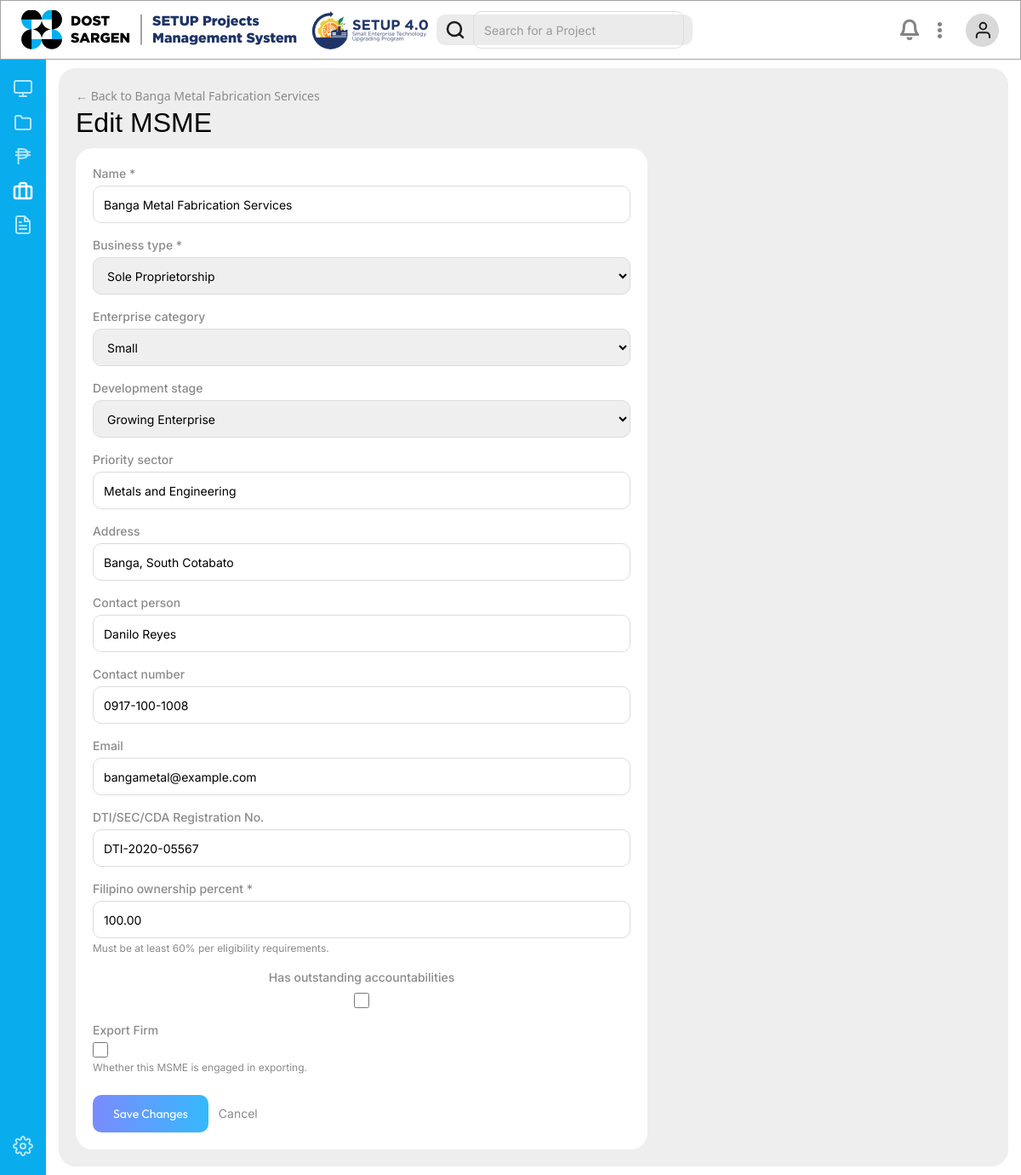
Screenshot of /msmes/82/edit/ with the database file from the repository.
### monitoring/models.py (models this page shows, shortened)
class Cooperator(models.Model):
    BUSINESS_TYPE_CHOICES = [
        ('sole_proprietorship', 'Sole Proprietorship'),
        ('partnership', 'Partnership'),
        ('corporation', 'Corporation'),
        ('cooperative', 'Cooperative'),
        ('industry_association', 'Industry Association'),
        ('lgu', 'Local Government Unit'),
        ('suc', 'State University/College'),
        ('other', 'Other'),
    ]
    ENTERPRISE_CATEGORY_CHOICES = [
        ('micro', 'Micro'),
        ('small', 'Small'),
        ('medium', 'Medium'),
    ]
    DEVELOPMENT_STAGE_CHOICES = [
        ('developing', 'Developing Enterprise'),
        ('growing', 'Growing Enterprise'),
        ('expanding', 'Expanding and Innovating Enterprise'),
    ]
    name = models.CharField(max_length=255)
    business_type = models.CharField(max_length=30, choices=BUSINESS_TYPE_CHOICES)
    enterprise_category = models.CharField(max_length=10, choices=ENTERPRISE_CATEGORY_CHOICES, blank=True)
    development_stage = models.CharField(max_length=15, choices=DEVELOPMENT_STAGE_CHOICES, blank=True)
    priority_sector = models.CharField(max_length=100, blank=True)
    address = models.CharField(max_length=255, blank=True)
    contact_person = models.CharField(max_length=255, blank=True)
    contact_number = models.CharField(max_length=50, blank=True)
    email = models.EmailField(blank=True)
    dti_sec_cda_registration_no = models.CharField(
        "DTI/SEC/CDA Registration No.", max_length=100, blank=True
    )
    filipino_ownership_percent = models.DecimalField(
        max_digits=5, decimal_places=2, default=Decimal("100.00"),
        help_text="Must be at least 60% per eligibility requirements."
    )
    has_outstanding_accountabilities = models.BooleanField(default=False)
    is_export_firm = models.BooleanField(
        "Export Firm", default=False,
        help_text="Whether this MSME is engaged in exporting.",
    )
    created_at = models.DateTimeField(auto_now_add=True)
    updated_at = models.DateTimeField(auto_now=True)
    class Meta:
        verbose_name = "MSME"
        verbose_name_plural = "MSMEs"

### monitoring/views.py (the view)
# urls.py: path('msmes/<int:pk>/edit/', views.msme_edit, name='msme_edit'),
def msme_edit(request, pk):
    msme = get_object_or_404(Cooperator, pk=pk)
    if request.method == 'POST':
        form = CooperatorForm(request.POST, instance=msme)
        if form.is_valid():
            form.save()
            messages.success(request, f"MSME '{msme.name}' updated.")
            return redirect('msme_detail', pk=msme.pk)
        messages.error(request, "Couldn't save — please check the form.")
    else:
        form = CooperatorForm(instance=msme)
    return render(request, "monitoring/msme_form.html", {"form": form, "msme": msme, "is_edit": True, "active_page": "msmes"})

### monitoring/forms.py
class CooperatorForm(forms.ModelForm):
    class Meta:
        model = Cooperator
        fields = [
            'name', 'business_type', 'enterprise_category', 'development_stage',
            'priority_sector', 'address', 'contact_person', 'contact_number', 'email',
            'dti_sec_cda_registration_no', 'filipino_ownership_percent',
            'has_outstanding_accountabilities', 'is_export_firm',
        ]

### monitoring/templates/monitoring/msme_form.html (shortened to what this page needs)
{% extends "monitoring/base.html" %}
{% load static %}
{% block content %}
<div class="flex min-h-full flex-col gap-2.5 rounded-[20px] bg-[#eeeeee] p-5">
    <div>
        {% if is_edit %}
        <a href="{% url 'msme_detail' msme.pk %}" class="text-sm text-[#8a8a8a] hover:underline">← Back to {{ msme.name }}</a>
        {% else %}
        <a href="{% url 'msme_list' %}" class="text-sm text-[#8a8a8a] hover:underline">← Back to MSMEs</a>
        {% endif %}
        <h1 class="font-['Arial-Regular',_sans-serif] text-[32px] text-black leading-tight">
            {% if is_edit %}Edit MSME{% else %}Add MSME{% endif %}
        </h1>
    </div>
    <div class="rounded-[20px] bg-white p-5 max-w-2xl">
        <form method="post" class="flex flex-col gap-4">
            {% for field in form %}
            <div class="flex flex-col gap-1 {% if field.name == 'has_outstanding_accountabilities' %}flex-row items-center gap-2{% endif %}">
                <label for="{{ field.id_for_label }}" class="font-['Inter',_sans-serif] text-sm font-medium text-[#8a8a8a]">
                    {{ field.label }}{% if field.field.required %} *{% endif %}
                </label>
                {{ field }}
                {% if field.help_text %}
                <span class="font-['Inter',_sans-serif] text-xs text-[#8a8a8a]">{{ field.help_text }}</span>
                {% endif %}
            </div>
            {% endfor %}
            <div class="flex items-center gap-3 mt-2">
                <button type="submit"
                    class="h-11 rounded-[10px] px-6 font-['Outfit',_sans-serif] text-sm text-white"
                    style="background: linear-gradient(270deg, rgba(53,185,254,1) 0%, rgba(123,139,253,1) 100%);">
                    {% if is_edit %}Save Changes{% else %}Save MSME{% endif %}
                </button>
                <a href="{% if is_edit %}{% url 'msme_detail' msme.pk %}{% else %}{% url 'msme_list' %}{% endif %}"
                    class="font-['Inter',_sans-serif] text-sm text-[#8a8a8a] hover:underline">
                    Cancel
                </a>
            </div>
        </form>
    </div>
</div>
{% endblock %}

### monitoring/templates/monitoring/msme_form.html (style rules this page uses)
form select, form textarea, form input[type="text"], form input[type="number"], form input[type="email"], form input[type="date"] { height: 44px; border-radius: 10px; border: 1px solid #dcdcdc; padding: 0 12px; font-family: 'Inter', sans-serif; font-size: 14px; }
form input[type="checkbox"] { width: 18px; height: 18px; }

### rows the page displays
Cooperator: name "Banga Metal Fabrication Services", form "Banga Metal Fabrication Services" "Sole Proprietorship" "Small" "Growing Enterprise" "Metals and Engineering" "Banga, South Cotabato" "Danilo Reyes" "0917-100-1008" "bangametal@example.com" "DTI-2020-05567" "100.00"

### other values shown
{{ field.label }} "Name" "Business type" "Enterprise category" "Development stage" "Priority sector" "Address" "Contact person" "Contact number" "Email" "DTI/SEC/CDA Registration No." "Filipino ownership percent" "Has outstanding accountabilities" "Export Firm"
{{ field.help_text }} "Must be at least 60% per eligibility requirements." "Whether this MSME is engaged in exporting."
